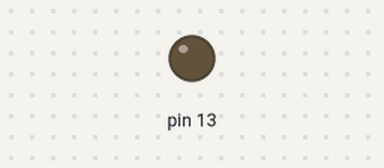
Bench run of a sketch on a simulated Arduino Uno, built with avr-gcc and run on an emulated ATmega328P. Parts: output pins drawn as LEDs (lit = HIGH). Wiring (inferred from the names in the program): 24Cxx EEPROM at I2C address 0x57. EEPROM starts erased.

Above: at 0.1 s.
At 84.3 s:
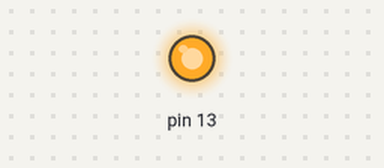
Timing chart, 0 to 85.8 s (numbered marks = the images above):
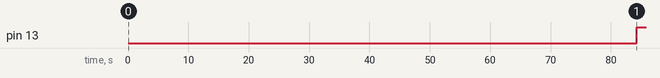

Measured:
- by itself, pin 13: LOW → HIGH at 84.3 s

The sketch:

i2cEEPROMClear.ino
```cpp
#include <AT24CX.h>            // I2C EEPROM in RTC module management library

#define I2C_EEPROM_ADDR    0x57    // I2C Address of EEPROM integrated in RTC module

AT24CX i2cEeprom;

int address = 0;
byte value;

void setup() {
  i2cEeprom=AT24C32(I2C_EEPROM_ADDR);  // Inits I2C EEPROM in RTC module in I2C address
// initialize the LED pin as an output.
  pinMode(13, OUTPUT);
}

void loop() {

  for (int i = 0; i < 4095; i++) {
    i2cEeprom.write(i, 0);
  }

  // turn the LED on when we're done
  digitalWrite(13, HIGH);

}
```
